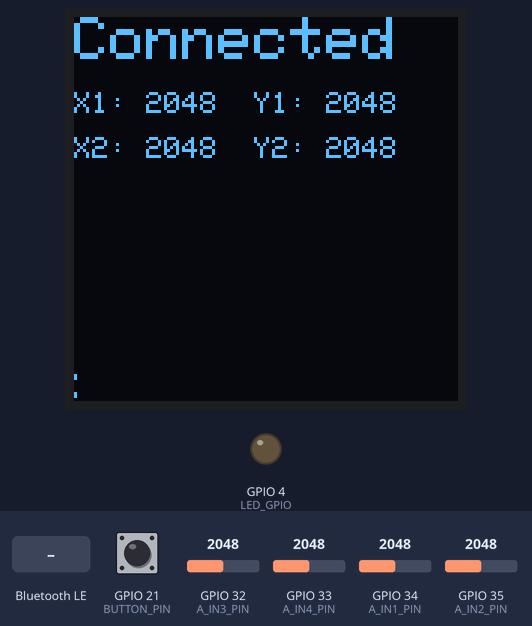
This sketch was run on a simulated ESP32. On the bench: 128×128 one-colour display, output pins drawn as LEDs (lit = HIGH). Inputs (shaded band) come from the test bench; at power-on: GPIO 21 (BUTTON_PIN) HIGH, GPIO 32 (A_IN3_PIN) = 2048, GPIO 33 (A_IN4_PIN) = 2048, GPIO 34 (A_IN1_PIN) = 2048, GPIO 35 (A_IN2_PIN) = 2048. Nothing arrives over Bluetooth unless stated; a phone connects over Bluetooth LE 3 s after start; what the sketch prints to the serial monitor is not drawn.

Above: at 4.7 s.
4.8 s: GPIO 21 (BUTTON_PIN) pulled LOW for 3.2 s
At 6.0 s:
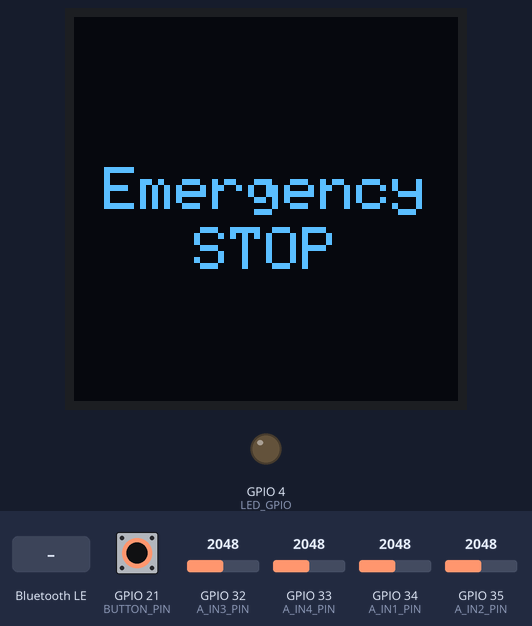
9.5 s: Bluetooth LE write "1" received
At 9.59 s:
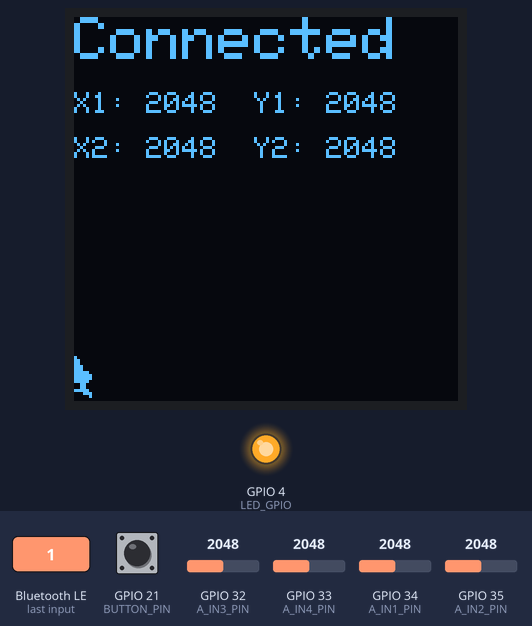
11.4 s: GPIO 32 (A_IN3_PIN) set to 2866
At 11.55 s:
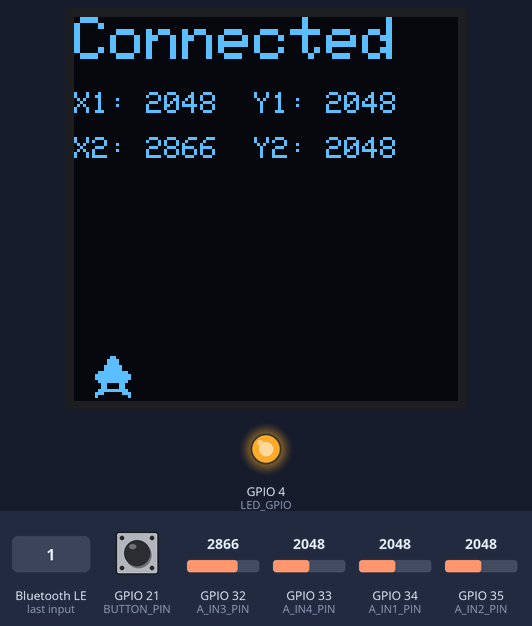
12.9 s: GPIO 33 (A_IN4_PIN) set to 2866
At 13.07 s:
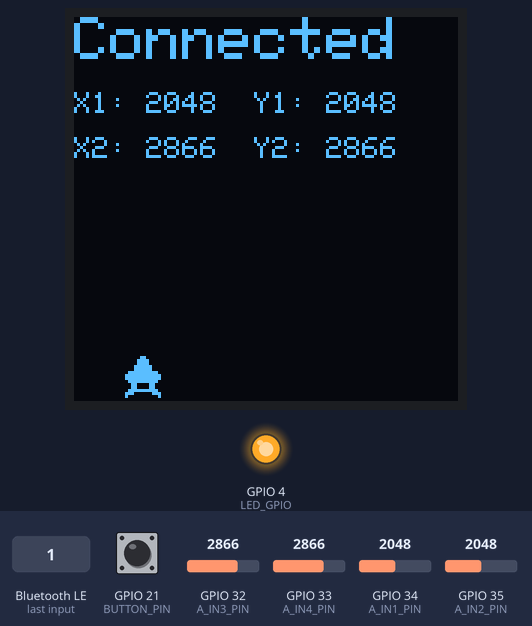
14.4 s: GPIO 34 (A_IN1_PIN) set to 2866
At 14.59 s:
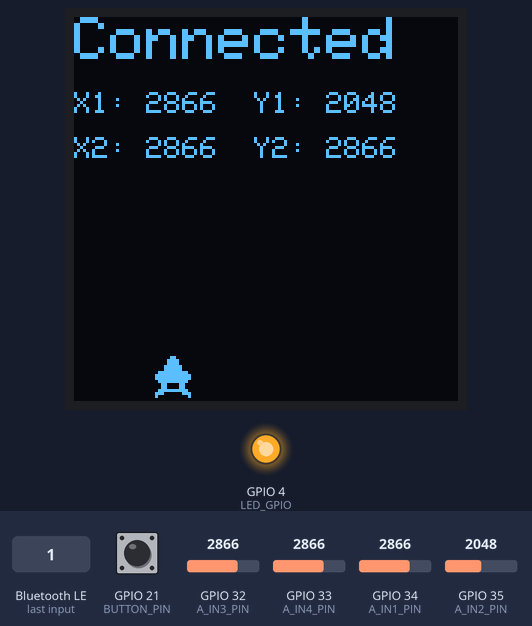
16.0 s: GPIO 35 (A_IN2_PIN) set to 2866
At 16.26 s:
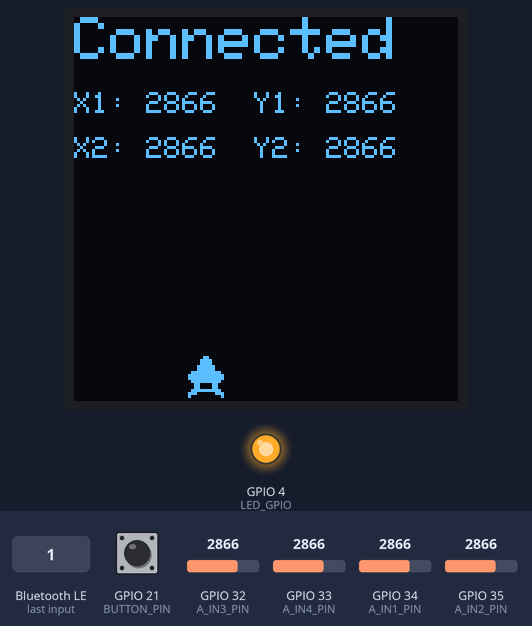
Timing chart, 0 to 18.6 s (numbered marks = the images above; inputs shaded):
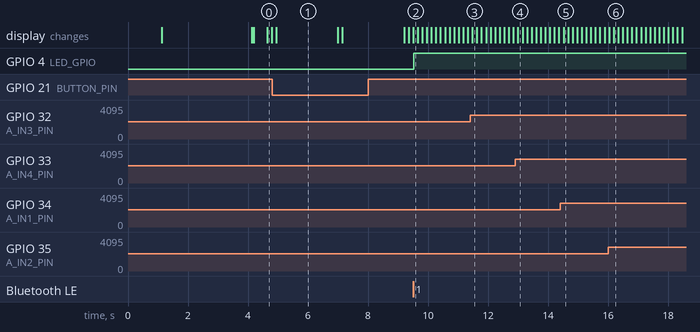

The sketch:

Manual_bluetooth_control.ino
```cpp
#include <Wire.h>
#include <Adafruit_GFX.h>
#include <Adafruit_SH110X.h>
#include <BLEDevice.h>
#include <BLEServer.h>
#include <BLEUtils.h>
#include <BLE2902.h>

// 16x16 pixel wheelchair bitmap, stored in Flash memory
const unsigned char wheelchair_bmp[] PROGMEM = {
    0x00, 0x00, 0x01, 0x80, 0x03, 0xc0, 0x03, 0xc0, 0x07, 0xe0, 0x07, 0xe0, 0x1f, 0xf8, 0x3f, 0xfc,
    0x3f, 0xfc, 0x1f, 0xf8, 0x0c, 0x30, 0x0c, 0x30, 0x1f, 0xf8, 0x38, 0x1c, 0x20, 0x04, 0x00, 0x00
};

// --- OLED Screen Configuration ---
#define SCREEN_WIDTH 128
#define SCREEN_HEIGHT 128
#define OLED_RESET -1
Adafruit_SH1107 display = Adafruit_SH1107(SCREEN_WIDTH, SCREEN_HEIGHT, &Wire, OLED_RESET, 400000, 0x3C);

// --- Pin Definitions ---
const int A_IN1_PIN = 34;
const int A_IN2_PIN = 35;
const int A_IN3_PIN = 32;
const int A_IN4_PIN = 33;
const int LED_GPIO = 4;
const int I2C_SDA_PIN = 22;
const int I2C_SCL_PIN = 23;
const int BUTTON_PIN = 21; // <-- NEW: Emergency stop button on GPIO 21

// --- BLE UUIDs ---
#define SERVICE_UUID           "c7a72f3e-3151-4d39-a18e-4a73426b3e2b"
#define CHARACTERISTIC_UUID_RX "f3711319-333e-41a4-b04b-32a7b8e1136c"
#define CHARACTERISTIC_UUID_TX "d1aea128-4f7e-4c4f-a7b5-c603a111a00a"

// --- Global Variables ---
BLEServer* pServer = NULL;
BLECharacteristic* pTxCharacteristic = NULL;
BLECharacteristic* pRxCharacteristic = NULL;
bool deviceConnected = false;
int wheelchairX = -16; // Tracks the wheelchair animation's X position

// --- Helper Function to Update OLED Display ---
void updateDisplay(const String& line1, const String& line2 = "", const String& line3 = "") {
    display.clearDisplay();
    display.setTextSize(1);
    display.setTextColor(SH110X_WHITE);
    display.setCursor(0, 0);
    display.println(line1);
    if (line2.length() > 0) {
        display.setCursor(0, 10);
        display.println(line2);
    }
    if (line3.length() > 0) {
        display.setCursor(0, 20);
        display.println(line3);
    }
    display.display();
}

// --- BLE Server Callbacks ---
class MyServerCallbacks: public BLEServerCallbacks {
    void onConnect(BLEServer* pServer) {
        deviceConnected = true;
        Serial.println("✅ Client Connected");
        updateDisplay("Status: Connected!", "✅");
    }

    void onDisconnect(BLEServer* pServer) {
        deviceConnected = false;
        Serial.println("❌ Client Disconnected");
        pServer->getAdvertising()->start();
        Serial.println("📢 Advertising restarted...");
        updateDisplay("Status: Disconnected", "Scanning...", "📢");
    }
};

// --- BLE Characteristic Callbacks ---
class MyCharacteristicCallbacks: public BLECharacteristicCallbacks {
    void onWrite(BLECharacteristic *pCharacteristic) {
        String rxValue = pCharacteristic->getValue();
        if (rxValue.length() > 0) {
            Serial.print("Received Value: ");
            Serial.println(rxValue);
            if (rxValue[0] == '1') {
                digitalWrite(LED_GPIO, HIGH);
            } else if (rxValue[0] == '0') {
                digitalWrite(LED_GPIO, LOW);
            }
        }
    }
};

// --- Emergency Stop Function ---
// <-- NEW: This entire function is new
void emergencyStop() {
    Serial.println("🚨 Emergency STOP Activated!");

    // Display emergency message on OLED
    display.clearDisplay();
    display.setTextSize(2);
    display.setTextColor(SH110X_WHITE);
    display.setCursor(10, 50); // A bit of centering
    display.println("Emergency");
    display.setCursor(40, 70);
    display.println("STOP");
    display.display();

    // Transmit "STOP" message over BLE if connected
    if (deviceConnected) {
        pTxCharacteristic->setValue("STOP");
        pTxCharacteristic->notify();
        Serial.println("Sent BLE message: STOP");
    }

    // Hold the message on screen for 2 seconds
    delay(2000);
}


// --- Main Setup ---
void setup() {
    Serial.begin(115200);
    Serial.println("🚀 Starting ESP32 BLE Joystick Server...");
    Wire.begin(I2C_SDA_PIN, I2C_SCL_PIN);

    if(!display.begin()) {
        Serial.println(F("SH110X allocation failed"));
        for(;;);
    }
    display.setRotation(1);
    updateDisplay("Initializing...", "Please wait...");
    delay(1000);

    pinMode(LED_GPIO, OUTPUT);
    pinMode(BUTTON_PIN, INPUT_PULLUP); // <-- NEW: Setup button pin

    BLEDevice::init("ESP32_BLE_Server");
    pServer = BLEDevice::createServer();
    pServer->setCallbacks(new MyServerCallbacks());
    BLEService *pService = pServer->createService(SERVICE_UUID);

    pTxCharacteristic = pService->createCharacteristic(CHARACTERISTIC_UUID_TX, BLECharacteristic::PROPERTY_NOTIFY);
    pTxCharacteristic->addDescriptor(new BLE2902());

    pRxCharacteristic = pService->createCharacteristic(CHARACTERISTIC_UUID_RX, BLECharacteristic::PROPERTY_WRITE);
    pRxCharacteristic->setCallbacks(new MyCharacteristicCallbacks());

    pService->start();
    BLEDevice::getAdvertising()->addServiceUUID(SERVICE_UUID);
    BLEDevice::startAdvertising();

    Serial.println("✅ BLE Server setup complete.");
    updateDisplay("Status: Ready", "Scanning...", "📢");
}

// --- Main Loop ---
void loop() {
    // <-- MODIFIED: Check for the emergency stop button press first
    if (digitalRead(BUTTON_PIN) == LOW) {
        emergencyStop();
    }

    if (deviceConnected) {
        int val1 = analogRead(A_IN4_PIN);   //Y2
        int val2 = analogRead(A_IN3_PIN);   //X2
        int val3 = analogRead(A_IN2_PIN);   //Y1
        int val4 = analogRead(A_IN1_PIN);   //X1

        char txBuffer[24];
        snprintf(txBuffer, sizeof(txBuffer), "%d,%d,%d,%d", val1, val2, val3, val4);

        pTxCharacteristic->setValue(txBuffer);
        pTxCharacteristic->notify();

        Serial.print("Sent data: ");
        Serial.println(txBuffer);

        // Update the OLED with data and animation
        display.clearDisplay();
        display.setTextSize(2);
        display.setTextColor(SH110X_WHITE);
        display.setCursor(0, 0);
        display.println("Connected");

        display.setTextSize(1);
        display.setCursor(0, 25);
        //changing this originallt val1,val2
        display.printf("X1: %-5d Y1: %d\n", val4, val3);
        display.setCursor(0, 40);
        //orignally val3,val4
        display.printf("X2: %-5d Y2: %d\n", val2, val1);

        // Draw and move the wheelchair bitmap
        display.drawBitmap(wheelchairX, 112, wheelchair_bmp, 16, 16, SH110X_WHITE);
        wheelchairX++;
        if (wheelchairX > SCREEN_WIDTH) {
            wheelchairX = -16;
        }

        display.display();
    }
    delay(100);
}
```

Measured:
- after the input at 4.8 s, the display: changes after 0.14 s (image 1)
- after the input at 9.5 s, GPIO 4 (LED_GPIO): LOW → HIGH at once
- what the display in image 1 shows lasts 2.1 s, from 4.9 s to 7.0 s
